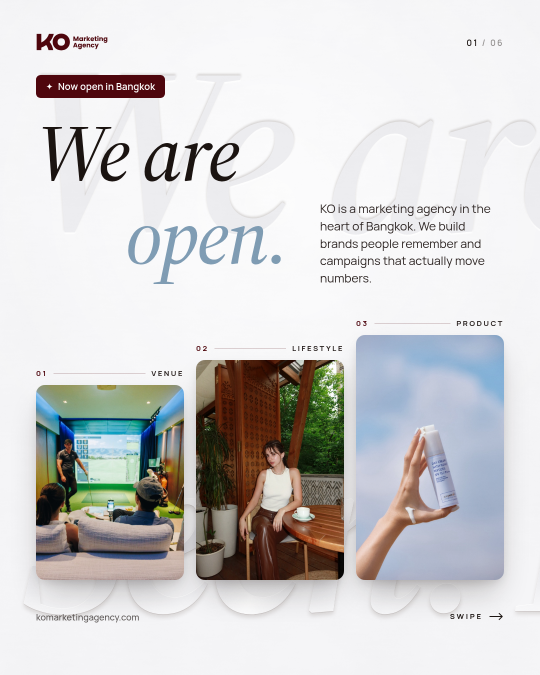
#> input picture clients/ko-marketing/carousels/intro/v19/01-we-are-open/slide-01.png, 1080 x 1350 px (shown at 1/2 size); its folder holds 5 pictures in this run
$ python sheets.py
#> lines starting #> are read from the running program, lines starting #| are printed output that depends on the picture
"""Builds the v10 contact sheets and feed row.
Usage: python3 sheets.py   (needs Pillow; run after node build.mjs)
"""
from pathlib import Path
from PIL import Image, ImageDraw, ImageFont

ROOT = Path(__file__).resolve().parent.parent
FONT = Path(__file__).resolve().parent / "fonts" / "Manrope.ttf"
IDS = ["01-we-are-open", "02-who-we-are", "03-what-we-do"]
BG = (245, 245, 247)
INK = (26, 19, 16)
LIMIT = 3 * 1024 * 1024


def save(im: Image.Image, out: Path) -> Path:
    im.save(out, optimize=True)
    if out.stat().st_size > LIMIT:
        im.quantize(colors=256, method=Image.Quantize.MEDIANCUT, dither=Image.Dither.FLOYDSTEINBERG).save(out, optimize=True)
    return out


def sheet(cid: str) -> Path:
#> called with cid = '01-we-are-open'
    d = ROOT / cid
    files = sorted(d.glob("slide-*.png"))
    n = len(files)
    cols = 3 if n <= 6 else 5
    tw = 540 if cols == 3 else 432
    th = tw * 5 // 4
    gap, pad, head, lab = 24, 48, 76, 36
    rows = (n + cols - 1) // cols
    w = pad * 2 + cols * tw + (cols - 1) * gap
    h = pad * 2 + head + rows * (th + lab) + (rows - 1) * gap
    im = Image.new("RGB", (w, h), BG)
    dr = ImageDraw.Draw(im)
    dr.text((pad, pad), f"KO Marketing  |  v10: v9 without the progress line  |  {cid}  ({n} slides)", fill=INK, font=ImageFont.truetype(str(FONT), 30))
    small = ImageFont.truetype(str(FONT), 20)
    for i, f in enumerate(files):
        x = pad + (i % cols) * (tw + gap)
        y = pad + head + (i // cols) * (th + lab + gap)
        im.paste(Image.open(f).convert("RGB").resize((tw, th), Image.LANCZOS), (x, y))
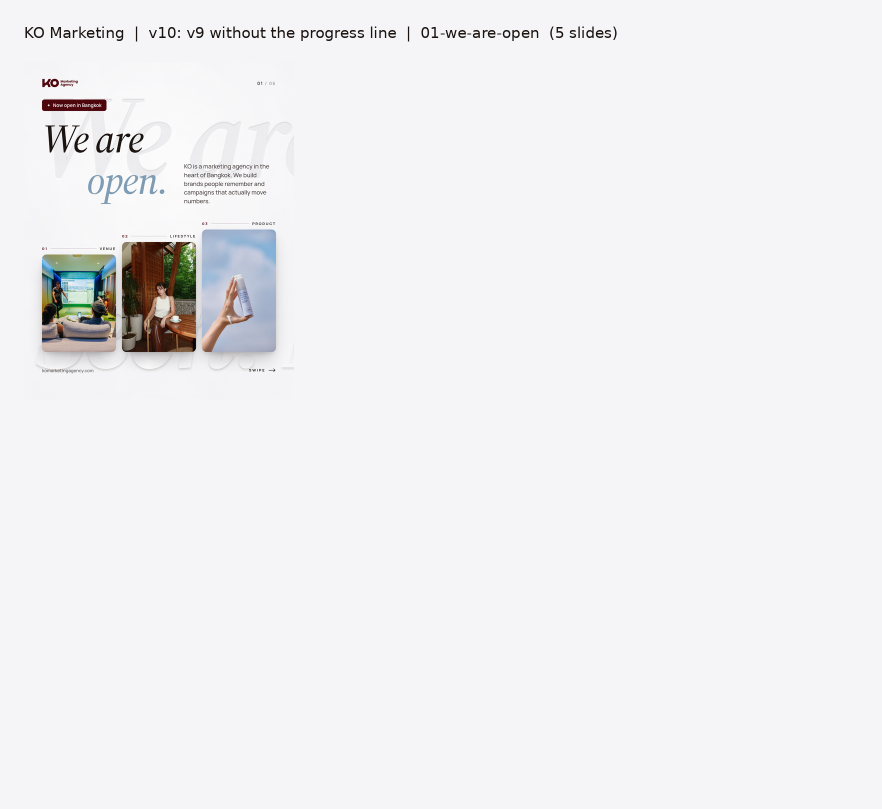
#> im: PIL image 1764x1618 RGB (shown at 1/2 size); mean R, G, B 239.8, 239.7, 241.4
        dr.text((x, y + th + 8), f"Slide {i + 1}", fill=(110, 100, 98), font=small)
    out = ROOT / "previews" / f"v10-contact-{cid}.png"
    out.parent.mkdir(exist_ok=True)
    return save(im, out)
#> in save, `im.save(out, optimize=True)`:
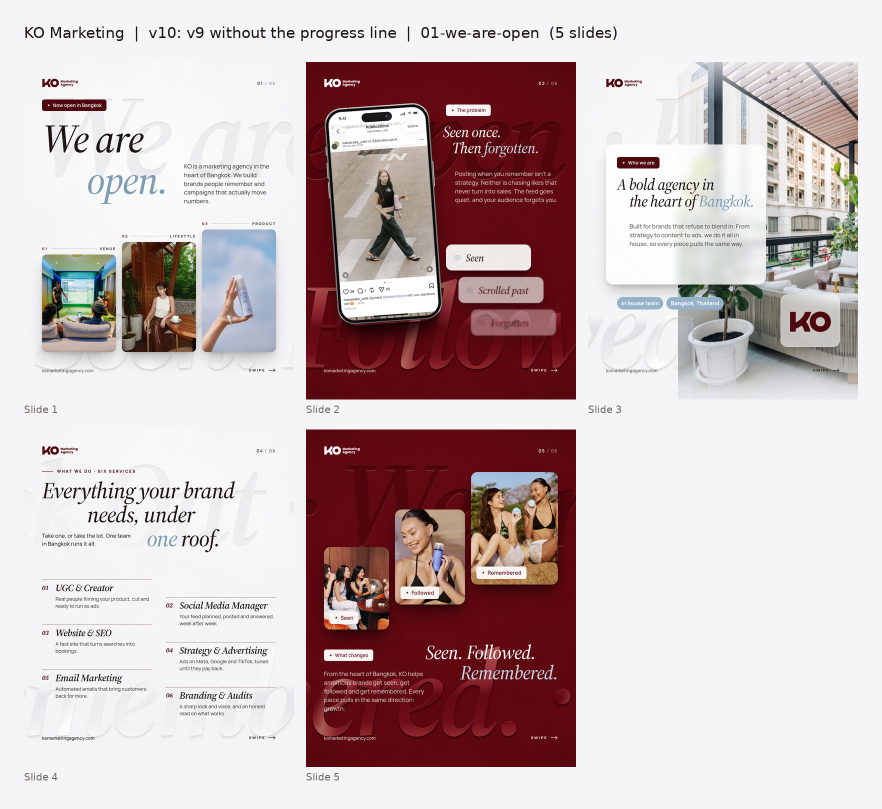
#> saved as v10-contact-01-we-are-open.png: PIL image 1764x1618 RGB (shown at 1/2 size); mean R, G, B 200.8, 183.8, 185.3


def feed_row() -> Path:
    # Instagram shows the newest post first: posted 01, 02, 03, so the row reads 03, 02, 01.
    tw, th, g = 540, 675, 6
    covers = [Image.open(ROOT / cid / "slide-01.png").convert("RGB") for cid in reversed(IDS)]
    im = Image.new("RGB", (3 * tw + 2 * g, th), (255, 255, 255))
#> im: PIL image 1632x675 RGB; every value is 255
    for i, c in enumerate(covers):
        im.paste(c.resize((tw, th), Image.LANCZOS), (i * (tw + g), 0))
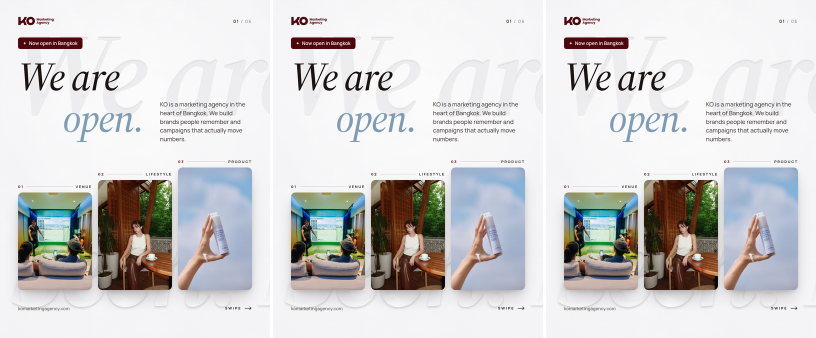
#> im: PIL image 1632x675 RGB (shown at 1/2 size); mean R, G, B 208.8, 207.9, 208
    return save(im, ROOT / "previews" / "v10-feed-row.png")


if __name__ == "__main__":
    for cid in IDS:
        print(sheet(cid))
    print(feed_row())
